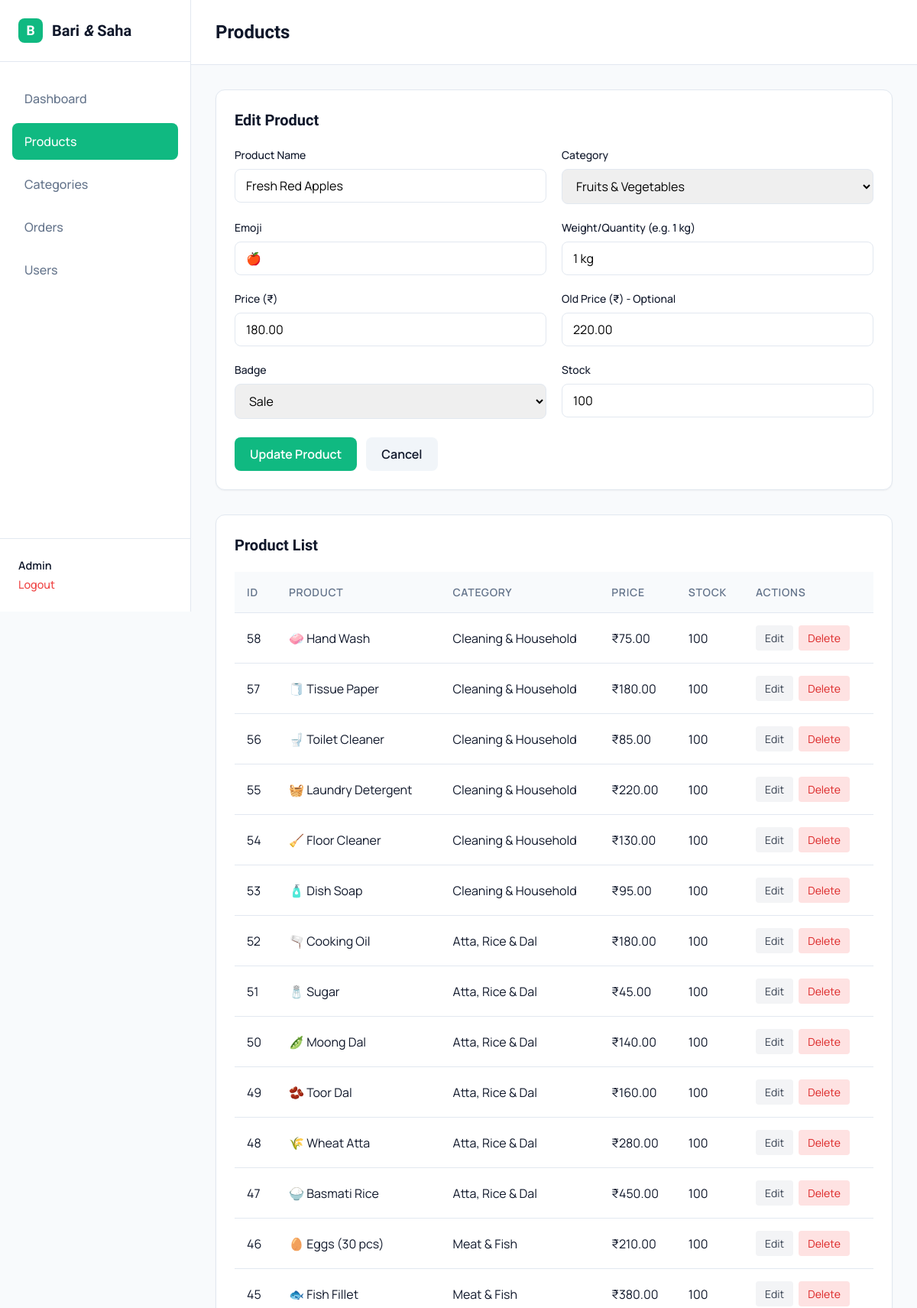
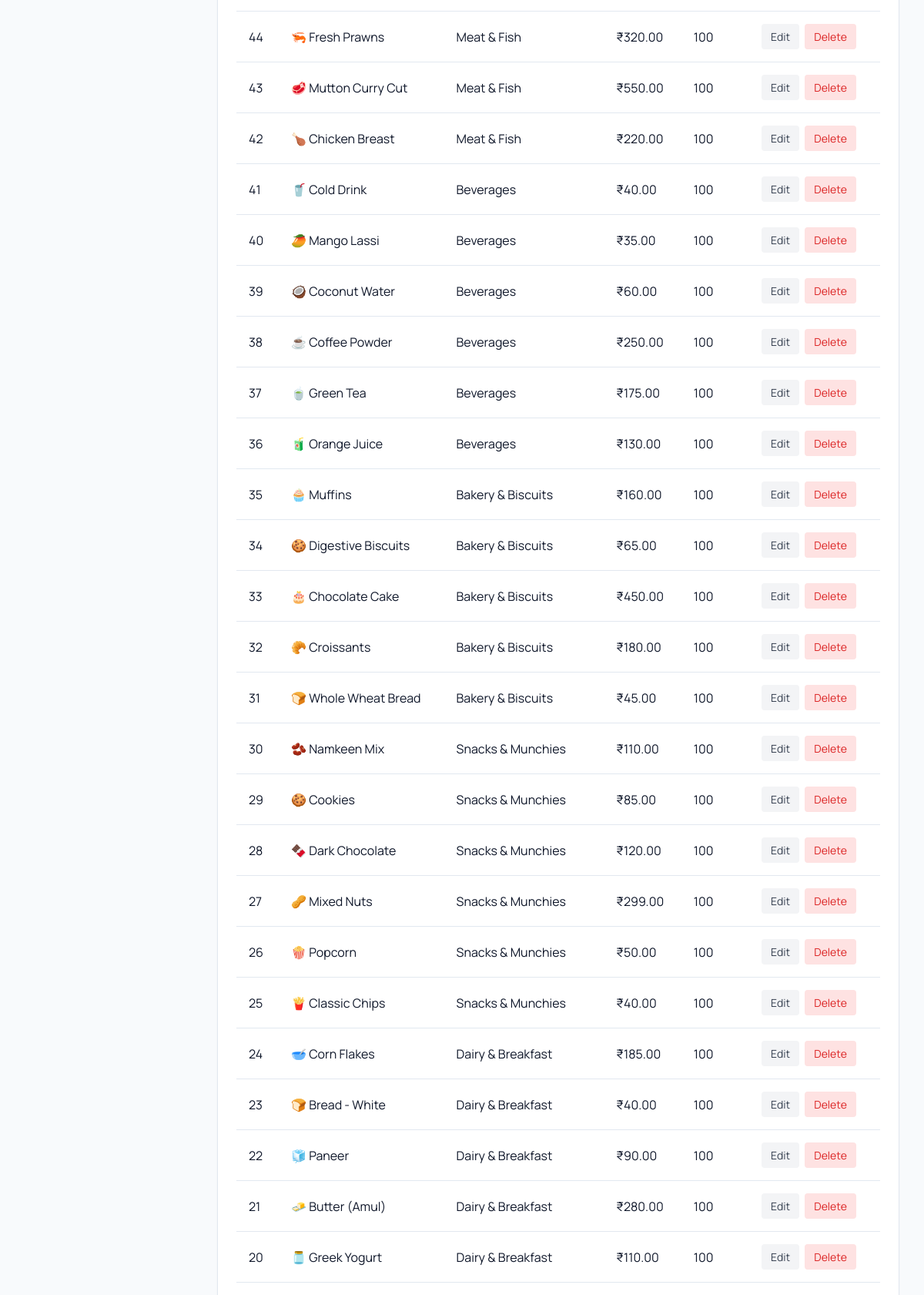
/admin/products.php?edit=1 (signed in, upper part), run on the app's committed database (2 pictures, top to bottom).
### tables this page shows
CREATE TABLE IF NOT EXISTS users (
    id INT AUTO_INCREMENT PRIMARY KEY,
    full_name VARCHAR(100) NOT NULL,
    email VARCHAR(100) NOT NULL UNIQUE,
    phone VARCHAR(15) NOT NULL,
    password VARCHAR(255) NOT NULL,
    address TEXT,
    city VARCHAR(50) DEFAULT 'Mumbai',
    pincode VARCHAR(10),
    is_admin TINYINT(1) DEFAULT 0,
    created_at TIMESTAMP DEFAULT CURRENT_TIMESTAMP
);

CREATE TABLE IF NOT EXISTS products (
    id INT AUTO_INCREMENT PRIMARY KEY,
    category_id INT NOT NULL,
    name VARCHAR(100) NOT NULL,
    emoji VARCHAR(10) NOT NULL,
    weight VARCHAR(30) NOT NULL,
    price DECIMAL(10,2) NOT NULL,
    old_price DECIMAL(10,2) DEFAULT NULL,
    badge ENUM('sale','new','organic','bestseller') DEFAULT NULL,
    stock INT DEFAULT 100,
    is_active TINYINT(1) DEFAULT 1,
    created_at TIMESTAMP DEFAULT CURRENT_TIMESTAMP,
    FOREIGN KEY (category_id) REFERENCES categories(id)
);

CREATE TABLE IF NOT EXISTS categories (
    id INT AUTO_INCREMENT PRIMARY KEY,
    name VARCHAR(50) NOT NULL,
    icon VARCHAR(10) NOT NULL,
    color VARCHAR(20) DEFAULT '#22c55e',
    sort_order INT DEFAULT 0
);

### config/db.php (called while the page is built, shortened)
<?php
function isLoggedIn() {
    return isset($_SESSION['user_id']);
}
function getCurrentUser($pdo) {
    $stmt = $pdo->prepare("SELECT * FROM users WHERE id = ?");
    $stmt->execute([$_SESSION['user_id']]);
    return $stmt->fetch();
}
?>

### admin/products.php (the view, shortened to what this page needs)
<?php
require_once '../config/db.php';
$user = getCurrentUser($pdo);
$products = $pdo->query("SELECT p.*, c.name as category_name FROM products p JOIN categories c ON p.category_id = c.id ORDER BY p.id DESC")->fetchAll();
$categories = $pdo->query("SELECT id, name FROM categories ORDER BY sort_order")->fetchAll();
$editProduct = null;
if (isset($_GET['edit'])) {
    $stmt = $pdo->prepare("SELECT * FROM products WHERE id = ?");
    $stmt->execute([(int)$_GET['edit']]);
    $editProduct = $stmt->fetch();
}
?>
<!DOCTYPE html>
<html lang="en">
<head>
    <link rel="stylesheet" href="../css/admin.css">
</head>
<body>
    <div class="admin-layout">
        <aside class="admin-sidebar">
            <div class="admin-brand"><span class="brand-mark">B</span><span>Bari <i>&amp;</i> Saha</span></div>
            <nav class="admin-nav">
                <a href="index.php">Dashboard</a>
                <a href="products.php" class="active">Products</a>
                <a href="categories.php">Categories</a>
                <a href="orders.php">Orders</a>
                <a href="users.php">Users</a>
            </nav>
            <div class="admin-user"><span><?= htmlspecialchars($user['full_name']) ?></span><a href="../logout.php">Logout</a></div>
        </aside>
        <main class="admin-main">
            <header class="admin-header">
                <h1>Products</h1>
            </header>
            <div class="admin-content">
                <div class="form-panel">
                    <h2><?= $editProduct ? 'Edit Product' : 'Add New Product' ?></h2>
                    <form method="POST" action="products.php" class="admin-form">
                        <div class="form-row">
                            <div class="form-group">
                                <label>Product Name</label>
                                <input type="text" name="name" required value="<?= $editProduct['name'] ?? '' ?>">
                            </div>
                            <div class="form-group">
                                <label>Category</label>
                                <select name="category_id" required>
                                    <?php foreach ($categories as $cat): ?>
                                        <option value="<?= $cat['id'] ?>" <?= ($editProduct && $editProduct['category_id'] == $cat['id']) ? 'selected' : '' ?>><?= htmlspecialchars($cat['name']) ?></option>
                                    <?php endforeach; ?>
                                </select>
                            </div>
                        </div>
                        <div class="form-row">
                            <div class="form-group">
                                <label>Emoji</label>
                                <input type="text" name="emoji" required value="<?= $editProduct['emoji'] ?? '' ?>">
                            </div>
                            <div class="form-group">
                                <label>Weight/Quantity (e.g. 1 kg)</label>
                                <input type="text" name="weight" required value="<?= $editProduct['weight'] ?? '' ?>">
                            </div>
                        </div>
                        <div class="form-row">
                            <div class="form-group">
                                <label>Price (₹)</label>
                                <input type="number" step="0.01" name="price" required value="<?= $editProduct['price'] ?? '' ?>">
                            </div>
                            <div class="form-group">
                                <label>Old Price (₹) - Optional</label>
                                <input type="number" step="0.01" name="old_price" value="<?= $editProduct['old_price'] ?? '' ?>">
                            </div>
                        </div>
                        <div class="form-row">
                            <div class="form-group">
                                <label>Badge</label>
                                <select name="badge">
                                    <option value="sale" <?= ($editProduct && $editProduct['badge'] == 'sale') ? 'selected' : '' ?>>Sale</option>
                                </select>
                            </div>
                            <div class="form-group">
                                <label>Stock</label>
                                <input type="number" name="stock" required value="<?= $editProduct['stock'] ?? 100 ?>">
                            </div>
                        </div>
                        <div class="form-actions">
                            <button type="submit" class="btn-primary"><?= $editProduct ? 'Update Product' : 'Add Product' ?></button>
                            <?php if ($editProduct): ?>
                                <a href="products.php" class="btn-secondary">Cancel</a>
                            <?php endif; ?>
                        </div>
                    </form>
                </div>
                <div class="table-panel">
                    <h2>Product List</h2>
                    <table class="admin-table">
                        <thead>
                            <tr>
                                <th>ID</th>
                                <th>Product</th>
                                <th>Category</th>
                                <th>Price</th>
                                <th>Stock</th>
                                <th>Actions</th>
                            </tr>
                        </thead>
                        <tbody>
                            <?php foreach ($products as $p): ?>
                            <tr>
                                <td><?= $p['id'] ?></td>
                                <td><?= htmlspecialchars($p['emoji'] . ' ' . $p['name']) ?></td>
                                <td><?= htmlspecialchars($p['category_name']) ?></td>
                                <td>₹<?= $p['price'] ?></td>
                                <td><?= $p['stock'] ?></td>
                                <td>
                                    <a href="products.php?edit=<?= $p['id'] ?>" class="btn-sm btn-edit">Edit</a>
                                    <a href="products.php?delete=<?= $p['id'] ?>" class="btn-sm btn-delete" onclick="return confirm('Are you sure?')">Delete</a>
                                </td>
                            </tr>
                            <?php endforeach; ?>
                        </tbody>
                    </table>
                </div>
            </div>
        </main>
    </div>
</body>
</html>

### css/admin.css (style rules this page uses)
:root { --color-primary: #10b981; --color-primary-dark: #059669; --color-secondary: #0f172a; --color-bg: #f8fafc; --color-surface: #ffffff; --color-text-main: #0f172a; --color-text-muted: #64748b; --color-border: #e2e8f0; --radius-md: 12px; --radius-sm: 8px; --shadow-sm: 0 1px 2px 0 rgb(0 0 0 / 0.05); --shadow-md: 0 4px 6px -1px rgb(0 0 0 / 0.1), 0 2px 4px -2px rgb(0 0 0 / 0.1); --font-heading: 'Sora', sans-serif; --font-body: 'Manrope', sans-serif; }
* { margin: 0; padding: 0; box-sizing: border-box; }
body { font-family: var(--font-body); background-color: var(--color-bg); color: var(--color-text-main); line-height: 1.5; }
.admin-layout { display: flex; min-height: 100vh; }
.admin-sidebar { width: 250px; background-color: var(--color-surface); border-right: 1px solid var(--color-border); display: flex; flex-direction: column; position: fixed; height: 100vh; }
.admin-brand { padding: 24px; font-family: var(--font-heading); font-weight: 700; font-size: 1.25rem; display: flex; align-items: center; gap: 12px; border-bottom: 1px solid var(--color-border); }
.brand-mark { background: var(--color-primary); color: white; width: 32px; height: 32px; display: flex; align-items: center; justify-content: center; border-radius: 8px; font-size: 1.1rem; }
.admin-nav { padding: 24px 16px; flex-grow: 1; display: flex; flex-direction: column; gap: 8px; }
.admin-nav a { text-decoration: none; color: var(--color-text-muted); font-weight: 500; padding: 12px 16px; border-radius: var(--radius-sm); transition: all 0.2s; }
.admin-nav a.active { background-color: var(--color-primary); color: white; }
.admin-user { padding: 24px; border-top: 1px solid var(--color-border); font-size: 0.9rem; font-weight: 600; }
.admin-user a { display: block; color: #ef4444; text-decoration: none; margin-top: 4px; font-weight: 500; }
.admin-main { flex-grow: 1; margin-left: 250px; display: flex; flex-direction: column; }
.admin-header { background-color: var(--color-surface); padding: 24px 32px; border-bottom: 1px solid var(--color-border); }
.admin-header h1 { font-family: var(--font-heading); font-size: 1.5rem; }
.admin-content { padding: 32px; max-width: 1200px; }
.table-panel, .form-panel { background: var(--color-surface); border-radius: var(--radius-md); box-shadow: var(--shadow-sm); border: 1px solid var(--color-border); padding: 24px; margin-bottom: 32px; }
.table-panel h2, .form-panel h2 { font-family: var(--font-heading); font-size: 1.25rem; margin-bottom: 20px; }
.admin-table { width: 100%; border-collapse: collapse; }
.admin-table th, .admin-table td { padding: 16px; text-align: left; border-bottom: 1px solid var(--color-border); }
.admin-table th { background-color: #f8fafc; font-weight: 600; color: var(--color-text-muted); font-size: 0.875rem; text-transform: uppercase; letter-spacing: 0.05em; }
.admin-form .form-row { display: flex; gap: 20px; margin-bottom: 20px; }
.admin-form .form-group { flex: 1; display: flex; flex-direction: column; }
.admin-form label { font-weight: 500; font-size: 0.875rem; margin-bottom: 8px; color: var(--color-text-main); }
.admin-form input, .admin-form select { padding: 10px 14px; border: 1px solid var(--color-border); border-radius: var(--radius-sm); font-family: inherit; font-size: 1rem; outline: none; transition: border-color 0.2s; }
.form-actions { margin-top: 24px; display: flex; gap: 12px; }
.btn-primary, .btn-secondary { padding: 10px 20px; border-radius: var(--radius-sm); font-weight: 600; cursor: pointer; text-decoration: none; font-family: inherit; font-size: 1rem; border: none; display: inline-block; }
.btn-primary { background-color: var(--color-primary); color: white; }
.btn-secondary { background-color: #f1f5f9; color: var(--color-text-main); }
.btn-sm { padding: 6px 12px; font-size: 0.875rem; border-radius: 4px; text-decoration: none; display: inline-block; margin-right: 4px; }
.btn-edit { background: #f3f4f6; color: #374151; }
.btn-delete { background: #fee2e2; color: #dc2626; }

### data on the page
users: full_name "Admin"
products: name "Fresh Red Apples", category_id "Fruits & Vegetables", emoji "🍎", weight "1 kg", price "180.00", old_price "220.00", badge "Sale", stock "100"
products: id "58", emoji+name "🧼 Hand Wash", category.name "Cleaning & Household", price "75.00", stock "100"
products: id "57", emoji+name "🧻 Tissue Paper", category.name "Cleaning & Household", price "180.00", stock "100"
products: id "56", emoji+name "🚽 Toilet Cleaner", category.name "Cleaning & Household", price "85.00", stock "100"
products: id "55", emoji+name "🧺 Laundry Detergent", category.name "Cleaning & Household", price "220.00", stock "100"
products: id "54", emoji+name "🧹 Floor Cleaner", category.name "Cleaning & Household", price "130.00", stock "100"
products: id "53", emoji+name "🧴 Dish Soap", category.name "Cleaning & Household", price "95.00", stock "100"
products: id "52", emoji+name "🫗 Cooking Oil", category.name "Atta, Rice & Dal", price "180.00", stock "100"
products: id "51", emoji+name "🧂 Sugar", category.name "Atta, Rice & Dal", price "45.00", stock "100"
products: id "50", emoji+name "🫛 Moong Dal", category.name "Atta, Rice & Dal", price "140.00", stock "100"
products: id "49", emoji+name "🫘 Toor Dal", category.name "Atta, Rice & Dal", price "160.00", stock "100"
products: id "48", emoji+name "🌾 Wheat Atta", category.name "Atta, Rice & Dal", price "280.00", stock "100"
products: id "47", emoji+name "🍚 Basmati Rice", category.name "Atta, Rice & Dal", price "450.00", stock "100"
products: id "46", emoji+name "🥚 Eggs (30 pcs)", category.name "Meat & Fish", price "210.00", stock "100"
products: id "45", emoji+name "🐟 Fish Fillet", category.name "Meat & Fish", price "380.00", stock "100"
products: id "44", emoji+name "🦐 Fresh Prawns", category.name "Meat & Fish", price "320.00", stock "100"
products: id "43", emoji+name "🥩 Mutton Curry Cut", category.name "Meat & Fish", price "550.00", stock "100"
products: id "42", emoji+name "🍗 Chicken Breast", category.name "Meat & Fish", price "220.00", stock "100"
products: id "41", emoji+name "🥤 Cold Drink", category.name "Beverages", price "40.00", stock "100"
products: id "40", emoji+name "🥭 Mango Lassi", category.name "Beverages", price "35.00", stock "100"
products: id "39", emoji+name "🥥 Coconut Water", category.name "Beverages", price "60.00", stock "100"
products: id "38", emoji+name "☕ Coffee Powder", category.name "Beverages", price "250.00", stock "100"
products: id "37", emoji+name "🍵 Green Tea", category.name "Beverages", price "175.00", stock "100"
products: id "36", emoji+name "🧃 Orange Juice", category.name "Beverages", price "130.00", stock "100"
products: id "35", emoji+name "🧁 Muffins", category.name "Bakery & Biscuits", price "160.00", stock "100"
products: id "34", emoji+name "🍪 Digestive Biscuits", category.name "Bakery & Biscuits", price "65.00", stock "100"
products: id "33", emoji+name "🎂 Chocolate Cake", category.name "Bakery & Biscuits", price "450.00", stock "100"
products: id "32", emoji+name "🥐 Croissants", category.name "Bakery & Biscuits", price "180.00", stock "100"
products: id "31", emoji+name "🍞 Whole Wheat Bread", category.name "Bakery & Biscuits", price "45.00", stock "100"
products: id "30", emoji+name "🫘 Namkeen Mix", category.name "Snacks & Munchies", price "110.00", stock "100"
products: id "29", emoji+name "🍪 Cookies", category.name "Snacks & Munchies", price "85.00", stock "100"
products: id "28", emoji+name "🍫 Dark Chocolate", category.name "Snacks & Munchies", price "120.00", stock "100"
products: id "27", emoji+name "🥜 Mixed Nuts", category.name "Snacks & Munchies", price "299.00", stock "100"
products: id "26", emoji+name "🍿 Popcorn", category.name "Snacks & Munchies", price "50.00", stock "100"
products: id "25", emoji+name "🍟 Classic Chips", category.name "Snacks & Munchies", price "40.00", stock "100"
products: id "24", emoji+name "🥣 Corn Flakes", category.name "Dairy & Breakfast", price "185.00", stock "100"
products: id "23", emoji+name "🍞 Bread - White", category.name "Dairy & Breakfast", price "40.00", stock "100"
products: id "22", emoji+name "🧊 Paneer", category.name "Dairy & Breakfast", price "90.00", stock "100"
products: id "21", emoji+name "🧈 Butter (Amul)", category.name "Dairy & Breakfast", price "280.00", stock "100"
products: id "20", emoji+name "🫙 Greek Yogurt", category.name "Dairy & Breakfast", price "110.00", stock "100"
